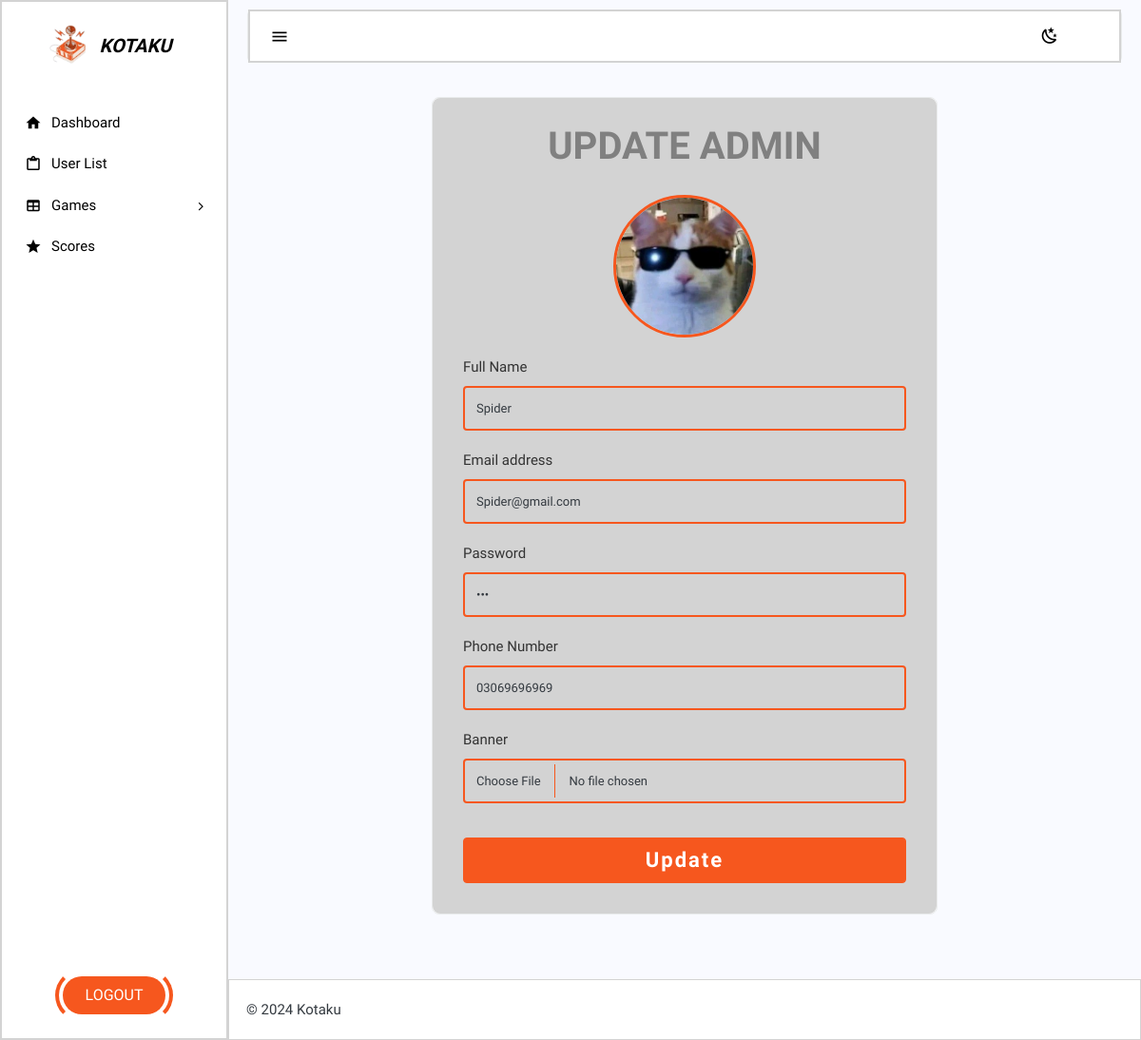
The app's page /Dash/updateadmin.php with its own data.
### tables this page shows
CREATE TABLE `userreg` (
  `userid` int(11) NOT NULL,
  `username` varchar(255) NOT NULL,
  `usernumber` varchar(255) NOT NULL,
  `useremail` varchar(255) NOT NULL,
  `userpass` varchar(255) NOT NULL,
  `userrole` varchar(255) DEFAULT NULL,
  `userprofile` varchar(255) DEFAULT NULL,
  `userbanner` varchar(255) DEFAULT NULL
);

### Dash/updateadmin.php (the view, shortened to what this page needs)
<?php
require 'header.php';
require 'database.php';
$query = "SELECT * FROM userreg WHERE userrole = 'ADMIN'";
$result = mysqli_query($con, $query);
if ($result) {
    $user = mysqli_fetch_assoc($result);
} else {
    echo "Error: " . mysqli_error($con);
    exit;
}
?>
<div class="page-container" style="min-height: 100vh; display: flex; flex-direction: column;">
    <div class="page-content"
        style="flex: 1; display: flex; flex-direction: column; justify-content: center; align-items: center; padding: 20px;">
        <div class="page-inner" style="width: 100%; max-width: 600px;">
            <div class="container-fluid" id="main-wrapper"
                style="display: flex; justify-content: center; align-items: center; height: auto; width: 100%;">
                <div class="row" style="width: 100%; display: flex; justify-content: center;">
                    <div class="col-lg-12">
                        <div class="card border" style="border-radius: 8px; border: 1px solid #ddd; ">
                            <div class="card-body"
                                style="padding: 30px; background-color: lightgrey; border:2px solid lightgrey; border-radius:8px;">
                                <h4 class="mt-0 pt-2 text-center"
                                    style="margin-bottom: 30px; padding-bottom: 10px; color:#94908f; font-weight: 700; font-size: 40px;">
                                    <span style="color:grey;">UPDATE ADMIN</span></h4>
                                <form action="updateadminaction.php" method="POST" enctype="multipart/form-data">
                                    <div class="form-group" style="margin-bottom: 20px; text-align: center;">
                                        <div style="position: relative; display: inline-block;">
                                            <img id="avatarPreview" src="../<?php echo $user["userprofile"] ?>"
                                            alt="Avatar Preview" style="border-radius: 50%; width: 150px; height: 150px;
                                            object-fit: cover; border: 3px solid #f6571e;">
                                        </div>
                                    </div>
                                    <div class="form-group" style="margin-bottom: 20px;">
                                        <label for="exampleInputName"
                                            style="display: block; margin-bottom: 8px; font-weight: 500; color: #333;">Full
                                            Name</label><span>
                                            <input type="text" name="name" class="form-control" id="exampleInputName"
                                                placeholder="Name" value="<?php echo $user["username"] ?>" required
                                            style="border-radius: 4px; padding: 12px; border: 2px solid #f6571e;">
                                    </div>
                                    <div class="form-group" style="margin-bottom: 20px;">
                                        <label for="exampleInputEmail1"
                                            style="display: block; margin-bottom: 8px; font-weight: 500; color: #333;">Email
                                            address</label>
                                        <input type="email" name="email" class="form-control" id="exampleInputEmail1"
                                            placeholder="Email" value="<?php echo $user["useremail"] ; ?>" required
                                        style="border-radius: 4px; padding: 12px; border: 2px solid #f6571e;">
                                    </div>
                                    <div class="form-group" style="margin-bottom: 20px;">
                                        <label for="exampleInputPassword1"
                                            style="display: block; margin-bottom: 8px; font-weight: 500; color: #333;">Password</label>
                                        <input type="password" name="pass" class="form-control"
                                            id="exampleInputPassword1" placeholder="Password" value="<?php echo $user["userpass"] ; ?>" required style="border-radius: 4px; padding: 12px; border:
                                        2px solid #f6571e;">
                                    </div>
                                    <div class="form-group" style="margin-bottom: 20px;">
                                        <label for="exampleInputNumber"
                                            style="display: block; margin-bottom: 8px; font-weight: 500; color: #333;">Phone
                                            Number</label>
                                        <input type="number" name="number" class="form-control" id="exampleInputNumber"
                                            placeholder="Number" value="<?php echo $user["usernumber"] ?>" required
                                        style="border-radius: 4px; padding: 12px; border: 2px solid #f6571e;">
                                    </div>
                                    <div class="form-group" style="margin-bottom: 20px;">
                                        <label for="exampleInputNumber"
                                            style="display: block; margin-bottom: 8px; font-weight: 500; color: #333;">Banner</label>
                                        <input type="file" name="banner" class="form-control" id="exampleInputNumber"
                                            placeholder="Banner" value="<?php echo $user["userbanner"] ?>" required
                                        style="border-radius: 4px; padding: 12px; border: 2px solid #f6571e;">
                                    </div>
                                    <button type="submit" name="update" class="btn btn-primary mt-3"
                                        style="background-color: #f6571e; border-color: #f6571e; padding: 12px 24px; border-radius: 4px; color: #ffffff; font-weight: 600; font-size: 22px; letter-spacing: 2px; width: 100%;">Update</button>
                                </form>
                            </div>
                        </div>
                    </div>
                </div>
            </div>
        </div>
        <?php require 'footer.php'; ?>

### records on screen
userreg: userprofile (picture), name "Spider", email "Spider@gmail.com", number "03069696969"
